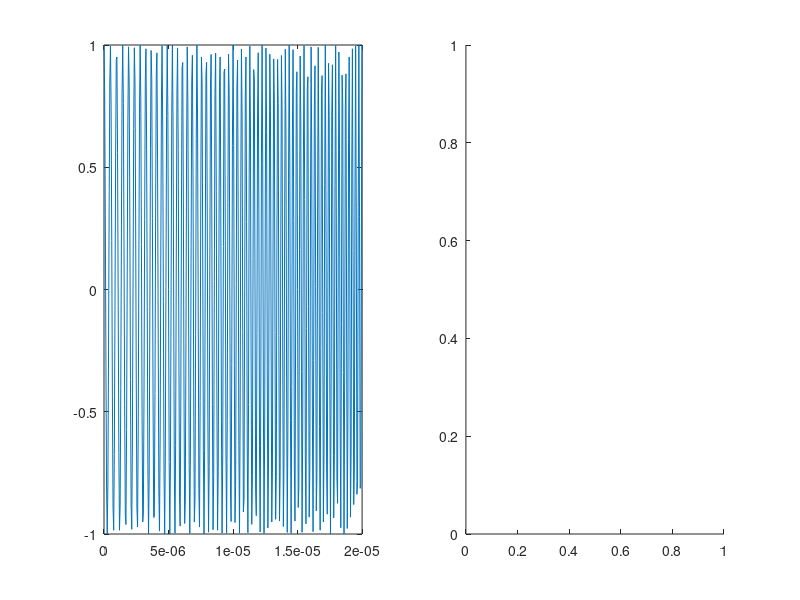

MATLAB code to generate this figure: (Note: this script raises an error after producing the figure.)
clc;clear;close all;
%%
%Parameters for chirp generation
F1=2e6; %Start
F2=3e6; %Stop
TimeDuration=20e-6;%sec

Fs=F1*10; %Sampling 10 times of F1


HalfTime=0.5*TimeDuration; % Cross over time

t=0:1/Fs:TimeDuration;t=t';
Sig=chirp(t,F1,HalfTime,F2);

%%
figure(1),
subplot(121),
% pspectrum(Sig,Fs,'spectrogram','TimeResolution',0.1,'OverlapPercent',99,'Leakage',0.85)
plot(t,Sig);
subplot(122),
pspectrum(Sig,Fs,'spectrogram');